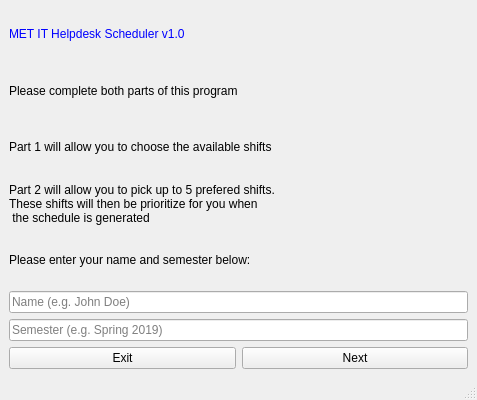
<?xml version="1.0" encoding="UTF-8"?>
<ui version="4.0">
 <class>MainWindow</class>
 <widget class="QMainWindow" name="MainWindow">
  <property name="geometry">
   <rect>
    <x>0</x>
    <y>0</y>
    <width>477</width>
    <height>400</height>
   </rect>
  </property>
  <property name="sizePolicy">
   <sizepolicy hsizetype="Fixed" vsizetype="Fixed">
    <horstretch>0</horstretch>
    <verstretch>0</verstretch>
   </sizepolicy>
  </property>
  <property name="minimumSize">
   <size>
    <width>477</width>
    <height>400</height>
   </size>
  </property>
  <property name="maximumSize">
   <size>
    <width>477</width>
    <height>400</height>
   </size>
  </property>
  <property name="windowTitle">
   <string>Helpdesk Scheduler v1.0</string>
  </property>
  <widget class="QWidget" name="centralwidget">
   <layout class="QGridLayout" name="gridLayout">
    <item row="0" column="0" colspan="2">
     <widget class="QLabel" name="label">
      <property name="styleSheet">
       <string notr="true">font: 75 italic 25pt &quot;Noto Sans&quot; ;
color: rgb(0, 0, 255);</string>
      </property>
      <property name="text">
       <string>MET IT Helpdesk Scheduler v1.0</string>
      </property>
     </widget>
    </item>
    <item row="7" column="1">
     <widget class="QPushButton" name="btnNext">
      <property name="text">
       <string>Next</string>
      </property>
     </widget>
    </item>
    <item row="7" column="0">
     <widget class="QPushButton" name="btnExit">
      <property name="text">
       <string>Exit</string>
      </property>
     </widget>
    </item>
    <item row="2" column="0" colspan="2">
     <widget class="QLabel" name="label_3">
      <property name="styleSheet">
       <string notr="true">font: 75 italic 14pt &quot;Noto Sans&quot;;
</string>
      </property>
      <property name="text">
       <string>Part 1 will allow you to choose the available shifts</string>
      </property>
     </widget>
    </item>
    <item row="3" column="0" colspan="2">
     <widget class="QLabel" name="label_4">
      <property name="styleSheet">
       <string notr="true">font: 75 italic 14pt &quot;Noto Sans&quot;;
</string>
      </property>
      <property name="text">
       <string>Part 2 will allow you to pick up to 5 prefered shifts. 
These shifts will then be prioritize for you when
 the schedule is generated</string>
      </property>
     </widget>
    </item>
    <item row="4" column="0" colspan="2">
     <widget class="QLabel" name="label_5">
      <property name="styleSheet">
       <string notr="true">font: 75 italic 14pt &quot;Noto Sans&quot;;
</string>
      </property>
      <property name="text">
       <string>Please enter your name and semester below:</string>
      </property>
     </widget>
    </item>
    <item row="1" column="0" colspan="2">
     <widget class="QLabel" name="label_2">
      <property name="styleSheet">
       <string notr="true">font: 75 italic 14pt &quot;Noto Sans&quot;;
</string>
      </property>
      <property name="text">
       <string>Please complete both parts of this program</string>
      </property>
     </widget>
    </item>
    <item row="5" column="0" colspan="2">
     <widget class="QLineEdit" name="userName">
      <property name="placeholderText">
       <string>Name (e.g. John Doe)</string>
      </property>
     </widget>
    </item>
    <item row="6" column="0" colspan="2">
     <widget class="QLineEdit" name="userSem">
      <property name="placeholderText">
       <string>Semester (e.g. Spring 2019)</string>
      </property>
     </widget>
    </item>
   </layout>
  </widget>
  <widget class="QStatusBar" name="statusbar"/>
 </widget>
 <resources/>
 <connections/>
</ui>
